Frame 1 (no input): blank canvas, image omitted
Frame 60 (the mouse pressed at the canvas centre just before this capture): blank canvas, image omitted
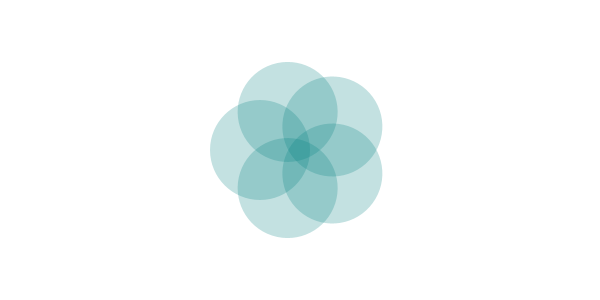
Frame 120 (the mouse held since frame 60 and released just before this capture)

The Processing sketch whose frames 1 and 60 were blank and that drew this single picture after the mouse press (run headless with seeded random() and noise(); from frame 60 on, the mouse is pressed at the canvas centre):

// Processing sketch: PV035FioreRotanteCresce
// ── PV035FioreRotanteCresce.pde
// disegna un fiore che, muovendo il mouse da sinistra a destra,
// ruota, cresce e cambia colore

void setup()
{
  size(600, 300);
}

void draw()
{
  background(255);
  
  float fi0 = map(mouseX, 0, width, 0., TAU); // rotazione iniziale complessiva, del fiore
  int diamPetali = int(map(mouseX, 0, width, 0, 200)); // diametro del petalo
  final int nPetali = 5;
  fiore(mouseX, mouseY, nPetali, diamPetali, fi0);
}

void fiore(final int x, final int y, final int nPetali, final int diamPetalo, final float fi0)
{
  translate(x, y); // centro del fiore
  rotate(fi0); // rotazione iniziale complessiva, del fiore
  final float rotPetalo = 2*PI/nPetali; // rotazione tra un petalo ed il successivo
  final int distanzaPetaloCentro = 40;  // distanza dei petali dal centro del fiore
  for (int i = 1; i <= nPetali; i++)
  {
    impostaColore();
    rotate(rotPetalo);
    pushMatrix();
    translate(distanzaPetaloCentro, 0);
    ellipse(0, 0, diamPetalo, diamPetalo);
    popMatrix();
  }
}

// imposta il colore del fiore in base alla coordinata x della posizione del mouse
void impostaColore()
{
  noStroke();
  int green = int(map(mouseX, 0, width, 256, 0)); // map decrescente !
  int blue = int(map(mouseX, 0, width, 0, 256)); // map crescente !
  fill(0, green, blue, 60);
}
